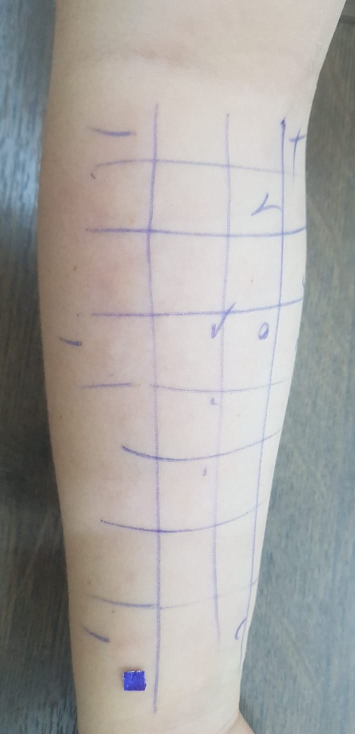
#> input picture ALLERVIEW/images/2.jpeg, 710 x 1467 px (shown at 1/2 size)
$ python EditingArmImages.py
#> lines starting #> are read from the running program, lines starting #| are printed output that depends on the picture; after the words box and inside, x2 and y2 are one past the last pixel; in counts of white or black regions, pixels touching at a corner belong together
import cv2 as cv
import numpy as np

image_path = 'images/2.jpeg'

original_img = cv.imread(image_path)
#> original_img is the input picture: shape (1467, 710, 3); mean B, G, R 160.7, 163.3, 165.5
resizeImage_var = original_img

scale_percent = 50
width = int(resizeImage_var.shape[1] * scale_percent / 100)
#> width = 355
height = int(resizeImage_var.shape[0] * scale_percent / 100)
#> height = 733
dim = (width, height)
#> dim = (355, 733)
resizedImage = cv.resize(resizeImage_var, dim, interpolation=cv.INTER_AREA)
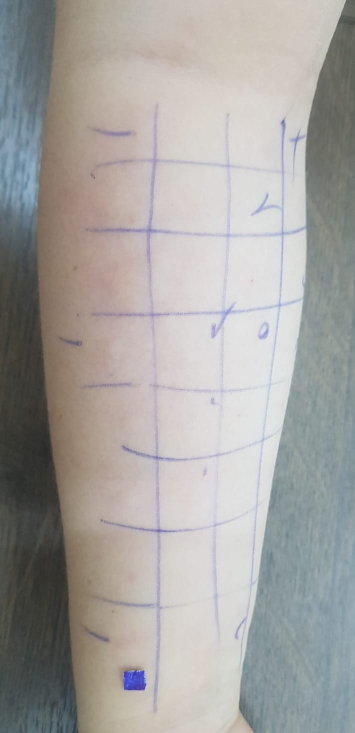
#> resizedImage: shape (733, 355, 3); mean B, G, R 160.7, 163.3, 165.5

gray = cv.cvtColor(resizedImage, cv.COLOR_BGR2GRAY)
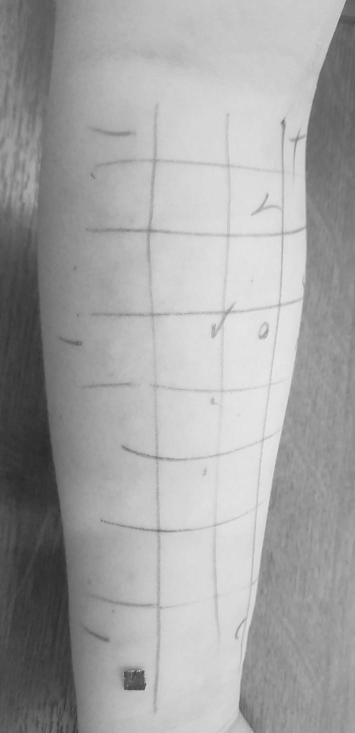
#> gray: shape (733, 355); min 41, max 233, mean 163.6

# setting and finding the adaptive threshold result
# block size and C variable are given randomly
adaptive_threshold = cv.adaptiveThreshold(gray, 255, cv.ADAPTIVE_THRESH_GAUSSIAN_C, cv.THRESH_BINARY, 45, 4)
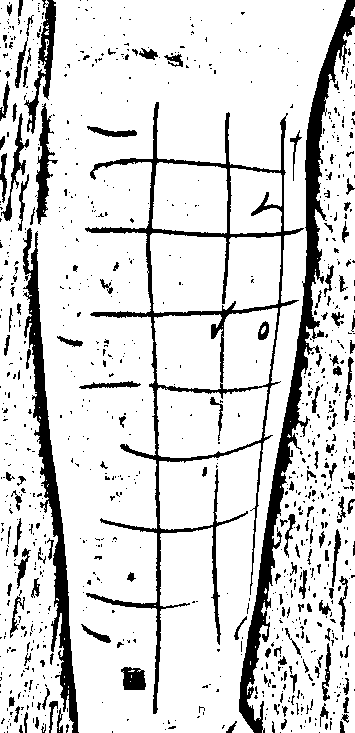
#> adaptive_threshold: shape (733, 355); 84.5% white; 987 black regions (837 under 20 px), largest, box (x1, y1, x2, y2) and area: (239, 0, 355, 733) 9438, (85, 102, 304, 714) 9418, (23, 228, 79, 733) 5688

kernel = np.ones((3,3), dtype="uint8")
morphed_image = cv.morphologyEx(adaptive_threshold, cv.MORPH_CLOSE, kernel)
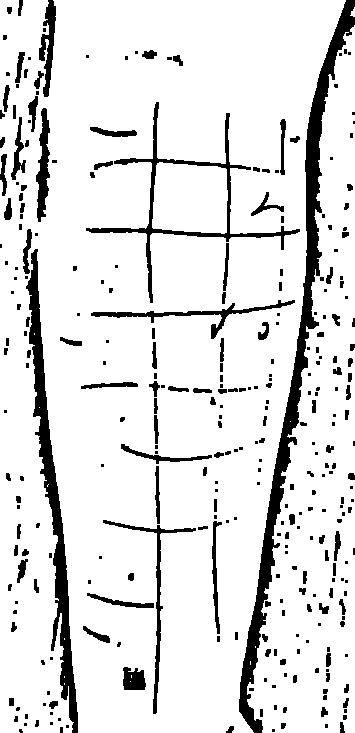
#> morphed_image: shape (733, 355); 88% white; 312 black regions (165 under 20 px)
result = morphed_image

# resized_adaptive_threshold_result in short ratr
ratr = cv.resize(result, dim, interpolation=cv.INTER_AREA)

# setting and finding contours
contours, _ = cv.findContours(ratr, cv.RETR_EXTERNAL, cv.CHAIN_APPROX_SIMPLE)
#> contours = 13 contours, 11 with area under 20; largest, box (x1, y1, x2, y2) and area: (0, 0, 346, 733) 202430, (247, 25, 355, 733) 39914
contours_drawn = cv.drawContours(resizedImage, contours, -1, (0, 0, 255), 1)
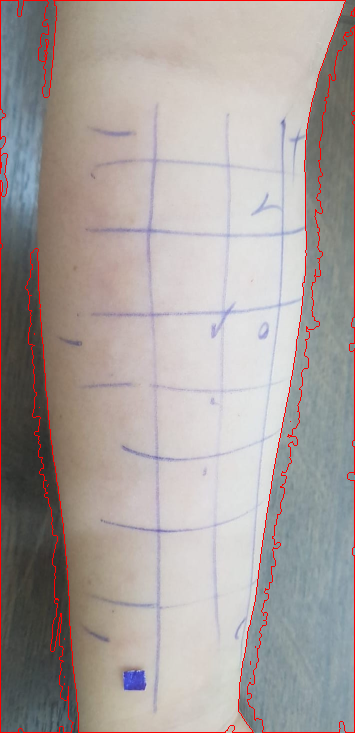
#> contours_drawn: shape (733, 355, 3); mean B, G, R 158, 160.6, 168.3

cv.imshow("Background Removal with Adaptive Threshold", ratr)
cv.imshow("Original Image with contours drawn", contours_drawn)

cv.waitKey()
cv.destroyAllWindows()

$ run again, with ALLERVIEW/images/1.jpeg copied over ALLERVIEW/images/2.jpeg
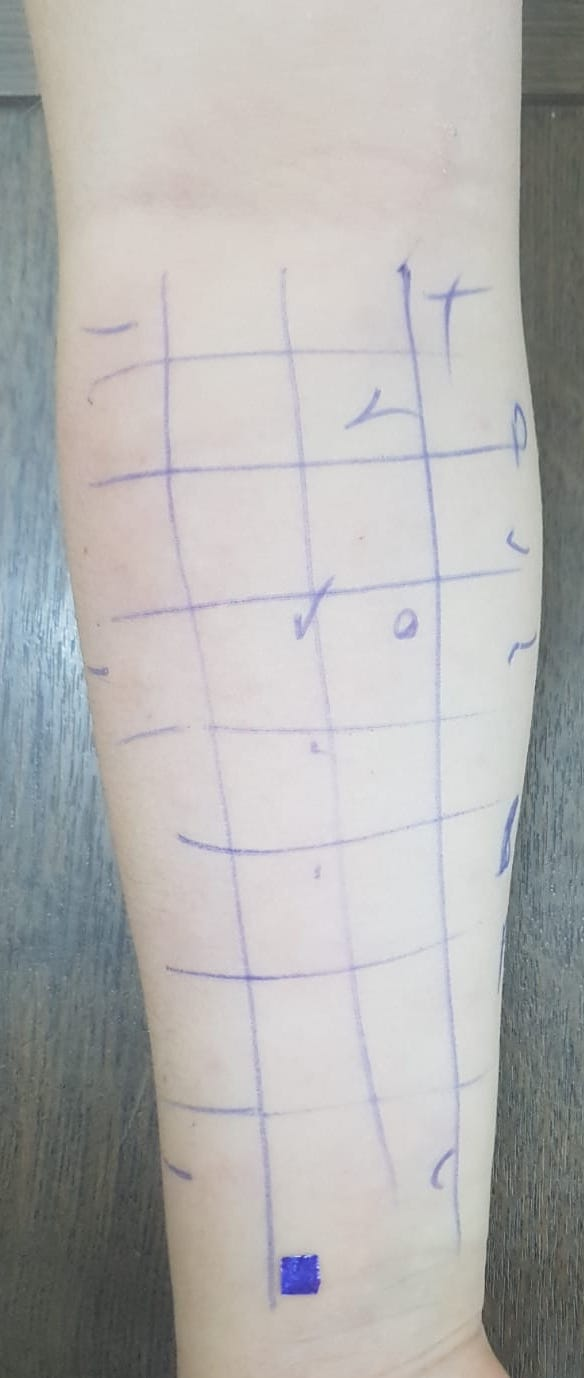
#> input picture ALLERVIEW/images/1.jpeg, 584 x 1378 px
#> original_img is the input picture: shape (1378, 584, 3); mean B, G, R 176.2, 177.3, 178.1
#> `adaptive_threshold = cv.adaptiveThreshold(gray, 255, cv.ADAPTIVE_THRES..`:
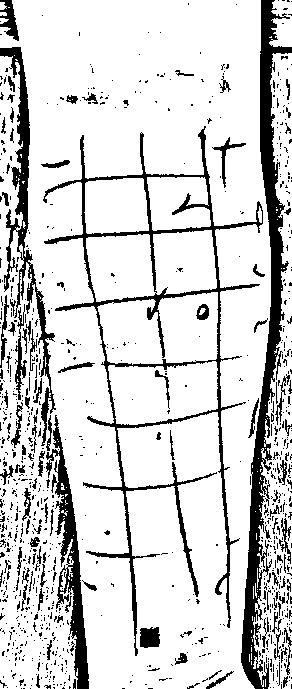
#> adaptive_threshold: shape (689, 292); 82.8% white; 976 black regions (858 under 20 px), largest, box (x1, y1, x2, y2) and area: (241, 0, 292, 689) 8830, (43, 126, 263, 656) 8054, (0, 47, 56, 446) 3680
#> morphed_image: shape (689, 292); 88.3% white; 272 black regions (151 under 20 px)
#> contours = 16 contours, 12 with area under 20; largest, box (x1, y1, x2, y2) and area: (0, 0, 271, 689) 171571, (249, 53, 292, 689) 14016, (269, 0, 292, 47) 808, (0, 2, 10, 24) 97
#> `contours_drawn = cv.drawContours(resizedImage, contours, -1, (0, 0, 25..`:
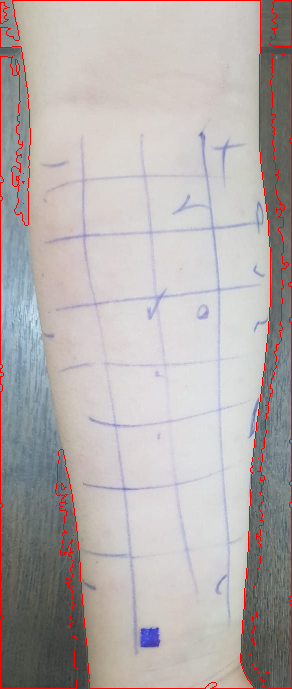
#> contours_drawn: shape (689, 292, 3); mean B, G, R 173.2, 174.2, 181.2

$ run again, with ALLERVIEW/images/10.jpeg copied over ALLERVIEW/images/2.jpeg
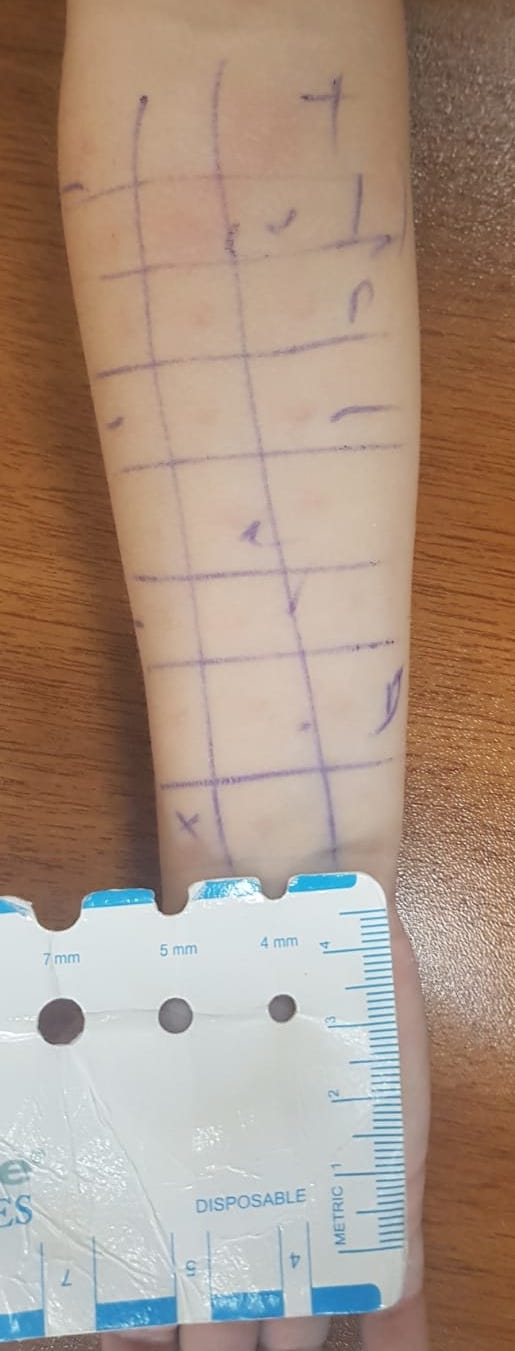
#> input picture ALLERVIEW/images/10.jpeg, 515 x 1351 px
#> original_img is the input picture: shape (1351, 515, 3); mean B, G, R 132, 147.6, 169.2
#> `adaptive_threshold = cv.adaptiveThreshold(gray, 255, cv.ADAPTIVE_THRES..`:
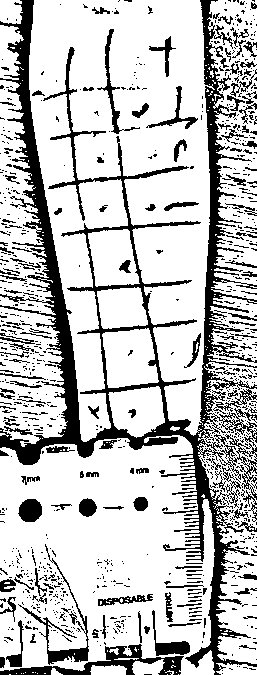
#> adaptive_threshold: shape (675, 257); 76.4% white; 958 black regions (824 under 20 px), largest, box (x1, y1, x2, y2) and area: (0, 0, 257, 675) 25594, (0, 644, 184, 675) 1642, (18, 544, 89, 665) 903
#> morphed_image: shape (675, 257); 85.5% white; 250 black regions (151 under 20 px)
#> contours = 19 contours, 15 with area under 20; largest, box (x1, y1, x2, y2) and area: (0, 0, 257, 675) 142220, (0, 0, 68, 447) 16640, (90, 665, 127, 675) 280, (170, 426, 180, 431) 22
#> `contours_drawn = cv.drawContours(resizedImage, contours, -1, (0, 0, 25..`:
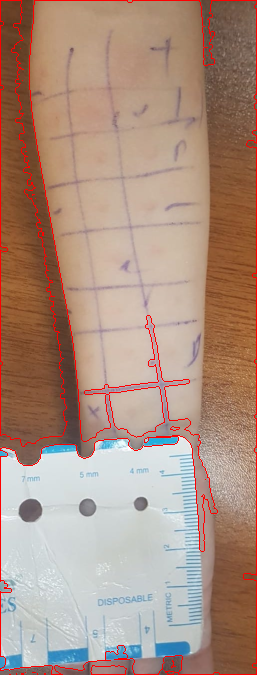
#> contours_drawn: shape (675, 257, 3); mean B, G, R 129, 144.2, 172.1

$ run again, with ALLERVIEW/images/11.jpeg copied over ALLERVIEW/images/2.jpeg
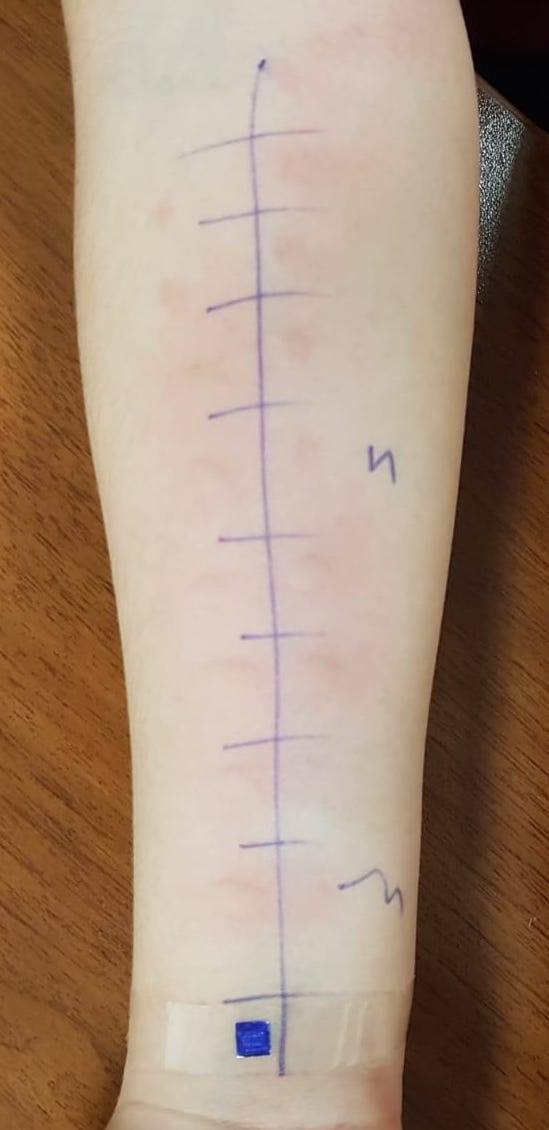
#> input picture ALLERVIEW/images/11.jpeg, 549 x 1130 px
#> original_img is the input picture: shape (1130, 549, 3); mean B, G, R 120.3, 140.2, 164.9
#> `adaptive_threshold = cv.adaptiveThreshold(gray, 255, cv.ADAPTIVE_THRES..`:
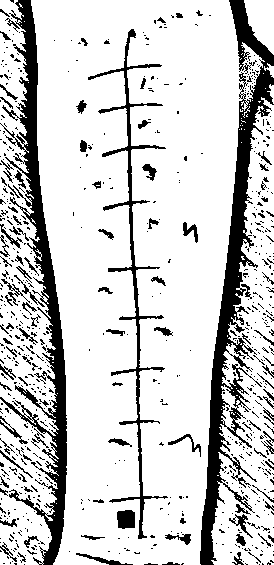
#> adaptive_threshold: shape (565, 274); 81% white; 769 black regions (667 under 20 px), largest, box (x1, y1, x2, y2) and area: (200, 0, 274, 565) 9743, (0, 0, 67, 565) 8672, (88, 29, 168, 539) 3036
#> morphed_image: shape (565, 274); 87.1% white; 161 black regions (96 under 20 px)
#> contours = 11 contours, 7 with area under 20; largest, box (x1, y1, x2, y2) and area: (31, 0, 274, 565) 96536, (0, 0, 59, 565) 22020, (211, 84, 274, 565) 18662, (244, 0, 274, 55) 1046
#> `contours_drawn = cv.drawContours(resizedImage, contours, -1, (0, 0, 25..`:
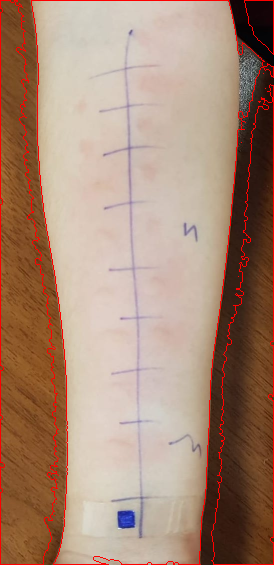
#> contours_drawn: shape (565, 274, 3); mean B, G, R 118.6, 137.7, 168.6
